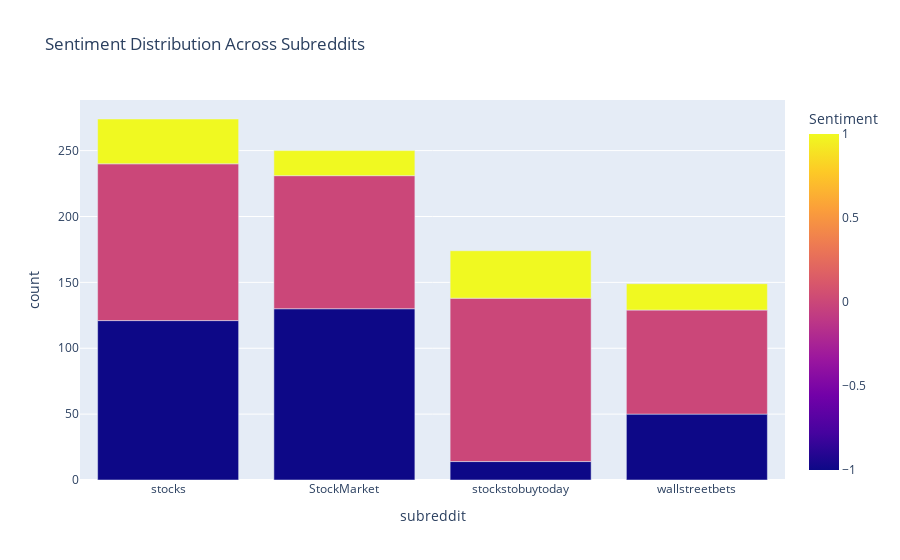

The cell this chart's notebook holds for it:
### Code cell
# Data Preprocessing
# For this section, the exercises mostly produced data visualizations, therefore I will try to reproduce the same results in this new dataset

# I am going to produce some visualizations that give multiple insights about the dataset

# Viz 1: Sentiment Distribution Across Subreddits
# Count the number of posts per sentiment label in each subreddit
sub_counts = df.groupby(['subreddit','label']).size().reset_index(name='count')

fig = px.bar(sub_counts, x='subreddit', y='count', color='label',
             title="Sentiment Distribution Across Subreddits",
             labels={'label':'Sentiment'},
             barmode='group')
fig.update_layout(xaxis={'categoryorder':'total descending'})
fig.show()

### Figure 1 — Plotly figure (JSON) as saved in the notebook; plotly's stock layout.template omitted (floating-point values rounded to 4 significant figures)
{"data": [{"alignmentgroup": "True", "hovertemplate": "subreddit=%{x}<br>count=%{y}<br>Sentiment=%{marker.color}<extra></extra>", "legendgroup": "", "marker": {"color": [-1.0, 0.0, 1.0, -1.0, 0.0, 1.0, -1.0, 0.0, 1.0, -1.0, 0.0, 1.0], "coloraxis": "coloraxis", "pattern": {"shape": ""}}, "name": "", "offsetgroup": "", "orientation": "v", "showlegend": false, "textposition": "auto", "type": "bar", "x": ["StockMarket", "StockMarket", "StockMarket", "stocks", "stocks", "stocks", "stockstobuytoday", "stockstobuytoday", "stockstobuytoday", "wallstreetbets", "wallstreetbets", "wallstreetbets"], "xaxis": "x", "y": [130, 101, 19, 121, 119, 34, 14, 124, 36, 50, 79, 20], "yaxis": "y"}], "layout": {"barmode": "group", "coloraxis": {"colorbar": {"title": {"text": "Sentiment"}}, "colorscale": [[0, "#0d0887"], [0.1111, "#46039f"], [0.2222, "#7201a8"], [0.3333, "#9c179e"], [0.4444, "#bd3786"], [0.5556, "#d8576b"], [0.6667, "#ed7953"], [0.7778, "#fb9f3a"], [0.8889, "#fdca26"], [1, "#f0f921"]]}, "legend": {"tracegroupgap": 0}, "title": {"text": "Sentiment Distribution Across Subreddits"}, "xaxis": {"anchor": "y", "categoryorder": "total descending", "domain": [0, 1], "title": {"text": "subreddit"}}, "yaxis": {"anchor": "x", "domain": [0, 1], "title": {"text": "count"}}}}
